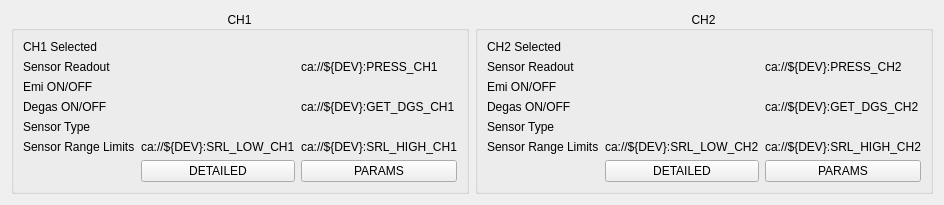
    <widget class="QFrame" name="ch12Data">
     <layout class="QHBoxLayout" name="frame">
      <item>
       <widget class="QGroupBox" name="CH1">
        <property name="title">
         <string>CH1</string>
        </property>
        <property name="alignment">
         <set>Qt::AlignCenter</set>
        </property>
        <layout class="QVBoxLayout" name="verticalLayout_2">
         <item>
          <layout class="QGridLayout" name="gridLayout_2">
           <item row="3" column="0">
            <widget class="QLabel" name="label_8">
             <property name="text">
              <string>Degas ON/OFF</string>
             </property>
            </widget>
           </item>
           <item row="5" column="1">
            <widget class="PyDMLabel" name="PyDMLabel_11">
             <property name="toolTip">
              <string/>
             </property>
             <property name="text">
              <string>ca://${DEV}:SRL_LOW_CH1</string>
             </property>
             <property name="precision" stdset="0">
              <number>2</number>
             </property>
             <property name="showUnits" stdset="0">
              <bool>true</bool>
             </property>
             <property name="precisionFromPV" stdset="0">
              <bool>false</bool>
             </property>
             <property name="alarmSensitiveBorder" stdset="0">
              <bool>true</bool>
             </property>
             <property name="channel" stdset="0">
              <string>ca://${DEV}:SRL_LOW_CH1</string>
             </property>
             <property name="displayFormat" stdset="0">
              <enum>PyDMLabel::Exponential</enum>
             </property>
            </widget>
           </item>
           <item row="1" column="0">
            <widget class="QLabel" name="label_25">
             <property name="text">
              <string>Sensor Readout</string>
             </property>
            </widget>
           </item>
           <item row="2" column="2">
            <widget class="PyDMLabel" name="PyDMLabel_3">
             <property name="toolTip">
              <string/>
             </property>
             <property name="alarmSensitiveBorder" stdset="0">
              <bool>true</bool>
             </property>
             <property name="channel" stdset="0">
              <string>ca://${DEV}:GET_EMI_CH1</string>
             </property>
            </widget>
           </item>
           <item row="3" column="1">
            <widget class="PyDMEnumButton" name="PyDMEnumButton_3">
             <property name="maximumSize">
              <size>
               <width>16777215</width>
               <height>40</height>
              </size>
             </property>
             <property name="toolTip">
              <string/>
             </property>
             <property name="alarmSensitiveBorder" stdset="0">
              <bool>false</bool>
             </property>
             <property name="channel" stdset="0">
              <string>ca://${DEV}:SET_DGS</string>
             </property>
             <property name="widgetType" stdset="0">
              <enum>PyDMEnumButton::PushButton</enum>
             </property>
             <property name="orientation" stdset="0">
              <enum>Qt::Horizontal</enum>
             </property>
            </widget>
           </item>
           <item row="2" column="0">
            <widget class="QLabel" name="label_3">
             <property name="text">
              <string>Emi ON/OFF</string>
             </property>
            </widget>
           </item>
           <item row="0" column="0">
            <widget class="QLabel" name="label_28">
             <property name="text">
              <string>&lt;html&gt;&lt;head/&gt;&lt;body&gt;&lt;p&gt;CH1 Selected&lt;/p&gt;&lt;/body&gt;&lt;/html&gt;</string>
             </property>
            </widget>
           </item>
           <item row="3" column="2">
            <widget class="PyDMLabel" name="PyDMLabel_24">
             <property name="toolTip">
              <string/>
             </property>
             <property name="text">
              <string>ca://${DEV}:GET_DGS_CH1</string>
             </property>
             <property name="alarmSensitiveBorder" stdset="0">
              <bool>true</bool>
             </property>
             <property name="channel" stdset="0">
              <string>ca://${DEV}:GET_DGS_CH1</string>
             </property>
            </widget>
           </item>
           <item row="5" column="2">
            <widget class="PyDMLabel" name="PyDMLabel_10">
             <property name="toolTip">
              <string/>
             </property>
             <property name="text">
              <string>ca://${DEV}:SRL_HIGH_CH1</string>
             </property>
             <property name="precision" stdset="0">
              <number>2</number>
             </property>
             <property name="showUnits" stdset="0">
              <bool>true</bool>
             </property>
             <property name="precisionFromPV" stdset="0">
              <bool>false</bool>
             </property>
             <property name="alarmSensitiveBorder" stdset="0">
              <bool>true</bool>
             </property>
             <property name="channel" stdset="0">
              <string>ca://${DEV}:SRL_HIGH_CH1</string>
             </property>
             <property name="displayFormat" stdset="0">
              <enum>PyDMLabel::Exponential</enum>
             </property>
            </widget>
           </item>
           <item row="0" column="1">
            <widget class="PyDMByteIndicator" name="PyDMByteIndicator_2">
             <property name="toolTip">
              <string/>
             </property>
             <property name="channel" stdset="0">
              <string>ca://${DEV}:CH1_SELECTED</string>
             </property>
             <property name="showLabels" stdset="0">
              <bool>false</bool>
             </property>
            </widget>
           </item>
           <item row="2" column="1">
            <widget class="PyDMEnumButton" name="PyDMEnumButton">
             <property name="maximumSize">
              <size>
               <width>16777215</width>
               <height>40</height>
              </size>
             </property>
             <property name="toolTip">
              <string/>
             </property>
             <property name="alarmSensitiveBorder" stdset="0">
              <bool>false</bool>
             </property>
             <property name="channel" stdset="0">
              <string>ca://${DEV}:SET_EMI_CH1</string>
             </property>
             <property name="widgetType" stdset="0">
              <enum>PyDMEnumButton::PushButton</enum>
             </property>
             <property name="orientation" stdset="0">
              <enum>Qt::Horizontal</enum>
             </property>
            </widget>
           </item>
           <item row="6" column="2">
            <widget class="PyDMRelatedDisplayButton" name="PyDMRelatedDisplayButton">
             <property name="font">
              <font>
               <weight>50</weight>
               <bold>false</bold>
              </font>
             </property>
             <property name="toolTip">
              <string/>
             </property>
             <property name="text">
              <string>PARAMS</string>
             </property>
             <property name="filenames" stdset="0">
              <stringlist>
               <string>im540_param.ui</string>
              </stringlist>
             </property>
             <property name="macros" stdset="0">
              <stringlist>
               <string>DEV=${DEV},N=1</string>
              </stringlist>
             </property>
             <property name="openInNewWindow" stdset="0">
              <bool>true</bool>
             </property>
            </widget>
           </item>
           <item row="6" column="1">
            <widget class="PyDMRelatedDisplayButton" name="PyDMRelatedDisplayButton_8">
             <property name="font">
              <font>
               <weight>50</weight>
               <bold>false</bold>
              </font>
             </property>
             <property name="toolTip">
              <string/>
             </property>
             <property name="text">
              <string>DETAILED</string>
             </property>
             <property name="alarmSensitiveContent" stdset="0">
              <bool>false</bool>
             </property>
             <property name="alarmSensitiveBorder" stdset="0">
              <bool>true</bool>
             </property>
             <property name="PyDMToolTip" stdset="0">
              <string/>
             </property>
             <property name="channel" stdset="0">
              <string/>
             </property>
             <property name="PyDMIcon" stdset="0">
              <string/>
             </property>
             <property name="filenames" stdset="0">
              <stringlist>
               <string>im540_detail.ui</string>
              </stringlist>
             </property>
             <property name="titles" stdset="0">
              <stringlist/>
             </property>
             <property name="showIcon" stdset="0">
              <bool>true</bool>
             </property>
             <property name="macros" stdset="0">
              <stringlist>
               <string>DEV=${DEV},N=1</string>
              </stringlist>
             </property>
             <property name="openInNewWindow" stdset="0">
              <bool>true</bool>
             </property>
             <property name="passwordProtected" stdset="0">
              <bool>false</bool>
             </property>
             <property name="password" stdset="0">
              <string/>
             </property>
             <property name="protectedPassword" stdset="0">
              <string/>
             </property>
             <property name="followSymlinks" stdset="0">
              <bool>false</bool>
             </property>
            </widget>
           </item>
           <item row="4" column="2">
            <widget class="PyDMLabel" name="PyDMLabel_7">
             <property name="toolTip">
              <string/>
             </property>
             <property name="precisionFromPV" stdset="0">
              <bool>false</bool>
             </property>
             <property name="alarmSensitiveBorder" stdset="0">
              <bool>true</bool>
             </property>
             <property name="channel" stdset="0">
              <string>ca://${DEV}:STI_CH1</string>
             </property>
            </widget>
           </item>
           <item row="5" column="0">
            <widget class="QLabel" name="label_9">
             <property name="text">
              <string>Sensor Range Limits</string>
             </property>
            </widget>
           </item>
           <item row="1" column="2">
            <widget class="PyDMLabel" name="PyDMLabel_6">
             <property name="toolTip">
              <string/>
             </property>
             <property name="text">
              <string>ca://${DEV}:PRESS_CH1</string>
             </property>
             <property name="alignment">
              <set>Qt::AlignLeading|Qt::AlignLeft|Qt::AlignVCenter</set>
             </property>
             <property name="precision" stdset="0">
              <number>2</number>
             </property>
             <property name="showUnits" stdset="0">
              <bool>true</bool>
             </property>
             <property name="precisionFromPV" stdset="0">
              <bool>false</bool>
             </property>
             <property name="alarmSensitiveBorder" stdset="0">
              <bool>true</bool>
             </property>
             <property name="channel" stdset="0">
              <string>ca://${DEV}:PRESS_CH1</string>
             </property>
             <property name="displayFormat" stdset="0">
              <enum>PyDMLabel::Exponential</enum>
             </property>
            </widget>
           </item>
           <item row="4" column="0">
            <widget class="QLabel" name="label_6">
             <property name="text">
              <string>Sensor Type</string>
             </property>
            </widget>
           </item>
          </layout>
         </item>
        </layout>
       </widget>
      </item>
      <item>
       <widget class="QGroupBox" name="CH2">
        <property name="title">
         <string>CH2</string>
        </property>
        <property name="alignment">
         <set>Qt::AlignCenter</set>
        </property>
        <layout class="QVBoxLayout" name="verticalLayout_3">
         <item>
          <layout class="QGridLayout" name="gridLayout_3">
           <item row="2" column="1">
            <widget class="PyDMEnumButton" name="PyDMEnumButton_2">
             <property name="maximumSize">
              <size>
               <width>16777215</width>
               <height>40</height>
              </size>
             </property>
             <property name="toolTip">
              <string/>
             </property>
             <property name="alarmSensitiveBorder" stdset="0">
              <bool>false</bool>
             </property>
             <property name="channel" stdset="0">
              <string>ca://${DEV}:SET_EMI_CH2</string>
             </property>
             <property name="orientation" stdset="0">
              <enum>Qt::Horizontal</enum>
             </property>
            </widget>
           </item>
           <item row="2" column="0">
            <widget class="QLabel" name="label_4">
             <property name="text">
              <string>Emi ON/OFF</string>
             </property>
            </widget>
           </item>
           <item row="5" column="0">
            <widget class="QLabel" name="label_10">
             <property name="text">
              <string>Sensor Range Limits</string>
             </property>
            </widget>
           </item>
           <item row="5" column="1">
            <widget class="PyDMLabel" name="PyDMLabel_12">
             <property name="toolTip">
              <string/>
             </property>
             <property name="text">
              <string>ca://${DEV}:SRL_LOW_CH2</string>
             </property>
             <property name="precision" stdset="0">
              <number>2</number>
             </property>
             <property name="showUnits" stdset="0">
              <bool>true</bool>
             </property>
             <property name="precisionFromPV" stdset="0">
              <bool>false</bool>
             </property>
             <property name="alarmSensitiveBorder" stdset="0">
              <bool>true</bool>
             </property>
             <property name="channel" stdset="0">
              <string>ca://${DEV}:SRL_LOW_CH2</string>
             </property>
             <property name="displayFormat" stdset="0">
              <enum>PyDMLabel::Exponential</enum>
             </property>
            </widget>
           </item>
           <item row="1" column="0">
            <widget class="QLabel" name="label_26">
             <property name="text">
              <string>Sensor Readout</string>
             </property>
            </widget>
           </item>
           <item row="4" column="2">
            <widget class="PyDMLabel" name="PyDMLabel_8">
             <property name="toolTip">
              <string/>
             </property>
             <property name="precisionFromPV" stdset="0">
              <bool>false</bool>
             </property>
             <property name="alarmSensitiveBorder" stdset="0">
              <bool>true</bool>
             </property>
             <property name="channel" stdset="0">
              <string>ca://${DEV}:STI_CH2</string>
             </property>
            </widget>
           </item>
           <item row="3" column="0">
            <widget class="QLabel" name="label_21">
             <property name="text">
              <string>Degas ON/OFF</string>
             </property>
            </widget>
           </item>
           <item row="0" column="1">
            <widget class="PyDMByteIndicator" name="PyDMByteIndicator">
             <property name="toolTip">
              <string/>
             </property>
             <property name="channel" stdset="0">
              <string>ca://${DEV}:CH2_SELECTED</string>
             </property>
             <property name="showLabels" stdset="0">
              <bool>false</bool>
             </property>
            </widget>
           </item>
           <item row="1" column="2">
            <widget class="PyDMLabel" name="PyDMLabel_9">
             <property name="toolTip">
              <string/>
             </property>
             <property name="text">
              <string>ca://${DEV}:PRESS_CH2</string>
             </property>
             <property name="alignment">
              <set>Qt::AlignLeading|Qt::AlignLeft|Qt::AlignVCenter</set>
             </property>
             <property name="precision" stdset="0">
              <number>2</number>
             </property>
             <property name="showUnits" stdset="0">
              <bool>true</bool>
             </property>
             <property name="precisionFromPV" stdset="0">
              <bool>false</bool>
             </property>
             <property name="alarmSensitiveBorder" stdset="0">
              <bool>true</bool>
             </property>
             <property name="channel" stdset="0">
              <string>ca://${DEV}:PRESS_CH2</string>
             </property>
             <property name="displayFormat" stdset="0">
              <enum>PyDMLabel::Exponential</enum>
             </property>
            </widget>
           </item>
           <item row="2" column="2">
            <widget class="PyDMLabel" name="PyDMLabel_4">
             <property name="toolTip">
              <string/>
             </property>
             <property name="alarmSensitiveBorder" stdset="0">
              <bool>true</bool>
             </property>
             <property name="channel" stdset="0">
              <string>ca://${DEV}:GET_EMI_CH2</string>
             </property>
            </widget>
           </item>
           <item row="3" column="2">
            <widget class="PyDMLabel" name="PyDMLabel_27">
             <property name="toolTip">
              <string/>
             </property>
             <property name="text">
              <string>ca://${DEV}:GET_DGS_CH2</string>
             </property>
             <property name="alarmSensitiveBorder" stdset="0">
              <bool>true</bool>
             </property>
             <property name="channel" stdset="0">
              <string>ca://${DEV}:GET_DGS_CH2</string>
             </property>
            </widget>
           </item>
           <item row="3" column="1">
            <widget class="PyDMEnumButton" name="PyDMEnumButton_4">
             <property name="maximumSize">
              <size>
               <width>16777215</width>
               <height>40</height>
              </size>
             </property>
             <property name="toolTip">
              <string/>
             </property>
             <property name="alarmSensitiveBorder" stdset="0">
              <bool>false</bool>
             </property>
             <property name="channel" stdset="0">
              <string>ca://${DEV}:SET_DGS</string>
             </property>
             <property name="widgetType" stdset="0">
              <enum>PyDMEnumButton::PushButton</enum>
             </property>
             <property name="orientation" stdset="0">
              <enum>Qt::Horizontal</enum>
             </property>
            </widget>
           </item>
           <item row="6" column="2">
            <widget class="PyDMRelatedDisplayButton" name="PyDMRelatedDisplayButton_3">
             <property name="font">
              <font>
               <weight>50</weight>
               <bold>false</bold>
              </font>
             </property>
             <property name="toolTip">
              <string/>
             </property>
             <property name="text">
              <string>PARAMS</string>
             </property>
             <property name="filenames" stdset="0">
              <stringlist>
               <string>im540_param.ui</string>
              </stringlist>
             </property>
             <property name="macros" stdset="0">
              <stringlist>
               <string>DEV=${DEV},N=2</string>
              </stringlist>
             </property>
             <property name="openInNewWindow" stdset="0">
              <bool>true</bool>
             </property>
            </widget>
           </item>
           <item row="4" column="0">
            <widget class="QLabel" name="label_7">
             <property name="text">
              <string>Sensor Type</string>
             </property>
            </widget>
           </item>
           <item row="5" column="2">
            <widget class="PyDMLabel" name="PyDMLabel_13">
             <property name="toolTip">
              <string/>
             </property>
             <property name="text">
              <string>ca://${DEV}:SRL_HIGH_CH2</string>
             </property>
             <property name="precision" stdset="0">
              <number>2</number>
             </property>
             <property name="showUnits" stdset="0">
              <bool>true</bool>
             </property>
             <property name="precisionFromPV" stdset="0">
              <bool>false</bool>
             </property>
             <property name="alarmSensitiveBorder" stdset="0">
              <bool>true</bool>
             </property>
             <property name="channel" stdset="0">
              <string>ca://${DEV}:SRL_HIGH_CH2</string>
             </property>
             <property name="displayFormat" stdset="0">
              <enum>PyDMLabel::Exponential</enum>
             </property>
            </widget>
           </item>
           <item row="0" column="0">
            <widget class="QLabel" name="label_27">
             <property name="text">
              <string>CH2 Selected</string>
             </property>
            </widget>
           </item>
           <item row="6" column="1">
            <widget class="PyDMRelatedDisplayButton" name="PyDMRelatedDisplayButton_9">
             <property name="font">
              <font>
               <weight>50</weight>
               <bold>false</bold>
              </font>
             </property>
             <property name="toolTip">
              <string/>
             </property>
             <property name="text">
              <string>DETAILED</string>
             </property>
             <property name="alarmSensitiveContent" stdset="0">
              <bool>false</bool>
             </property>
             <property name="alarmSensitiveBorder" stdset="0">
              <bool>true</bool>
             </property>
             <property name="PyDMToolTip" stdset="0">
              <string/>
             </property>
             <property name="channel" stdset="0">
              <string/>
             </property>
             <property name="PyDMIcon" stdset="0">
              <string/>
             </property>
             <property name="filenames" stdset="0">
              <stringlist>
               <string>im540_detail.ui</string>
              </stringlist>
             </property>
             <property name="titles" stdset="0">
              <stringlist/>
             </property>
             <property name="showIcon" stdset="0">
              <bool>true</bool>
             </property>
             <property name="macros" stdset="0">
              <stringlist>
               <string>DEV=${DEV},N=2</string>
              </stringlist>
             </property>
             <property name="openInNewWindow" stdset="0">
              <bool>true</bool>
             </property>
             <property name="passwordProtected" stdset="0">
              <bool>false</bool>
             </property>
             <property name="password" stdset="0">
              <string/>
             </property>
             <property name="protectedPassword" stdset="0">
              <string/>
             </property>
             <property name="followSymlinks" stdset="0">
              <bool>false</bool>
             </property>
            </widget>
           </item>
          </layout>
         </item>
        </layout>
       </widget>
      </item>
     </layout>
    </widget>
